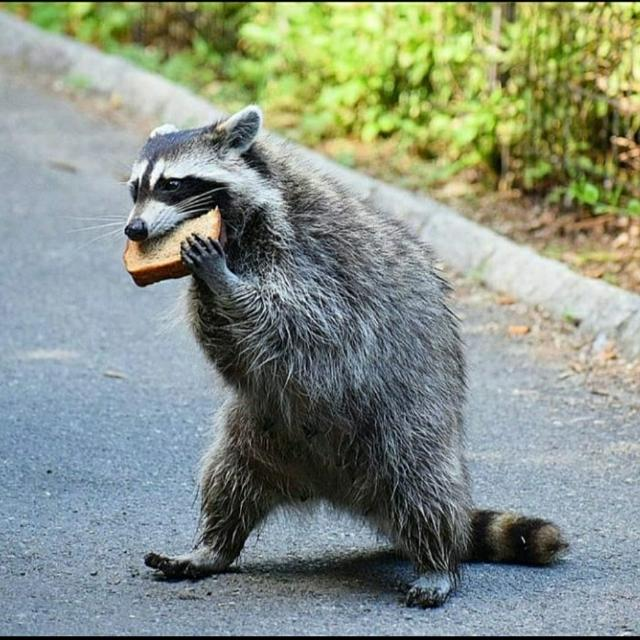
#> input picture racoon.jpg, 640 x 640 px
$ python fourier-2d.py
#> lines starting #> are read from the running program, lines starting #| are printed output that depends on the picture; after the words box and inside, x2 and y2 are one past the last pixel; in counts of white or black regions, pixels touching at a corner belong together
# -*- coding: utf-8 -*-
"""
Created on Thu Apr 22 22:55:31 2021

@author: luisf
"""

import numpy as np
import matplotlib.pyplot as plt
from PIL import Image

fig, axs = plt.subplots(2,2)
fig.tight_layout()

plt.sca(axs[0][0])

img = Image.open('racoon.jpg').convert('L')
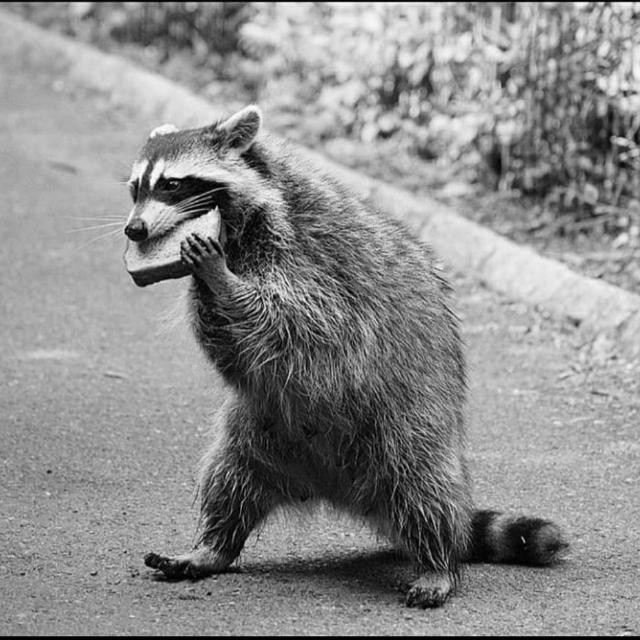
#> img: PIL image 640x640 L; min 0, max 255, mean 140.7
img = np.asarray(img.getdata()).reshape(img.size)
#> img: shape (640, 640) int64
print(img.shape)
#| (640, 640)
plt.imshow(img, cmap="gray")
plt.title('Imagem Original')


plt.sca(axs[0][1])
fft_image = np.fft.fft2(img)
fft_image = np.fft.fftshift(fft_image)
plt.imshow(np.abs(fft_image),interpolation='nearest')
plt.title('Imagem depois da FFT')

ncols, nrows = img.shape[0], img.shape[1]
#> ncols = 640; nrows = 640
sigmax, sigmay = 10, 10
cy, cx = nrows/2, ncols/2
#> cy = 320; cx = 320
x = np.linspace(0, nrows, nrows)
#> x = 640 values from 0 to 640
y = np.linspace(0, ncols, ncols)
#> y = 640 values from 0 to 640
X, Y = np.meshgrid(x, y)
#gmask = np.exp(-(((X-cx)/sigmax)**2 + ((Y-cy)/sigmay)**2))
# gmask = np.ones((ncols,nrows))
# gmask = np.ones((ncols, nrows))*(1.0/18.0)
gmask = np.zeros((ncols, nrows))
gmask[int((ncols-1)/2),:] = np.ones(nrows) / img.shape[0]
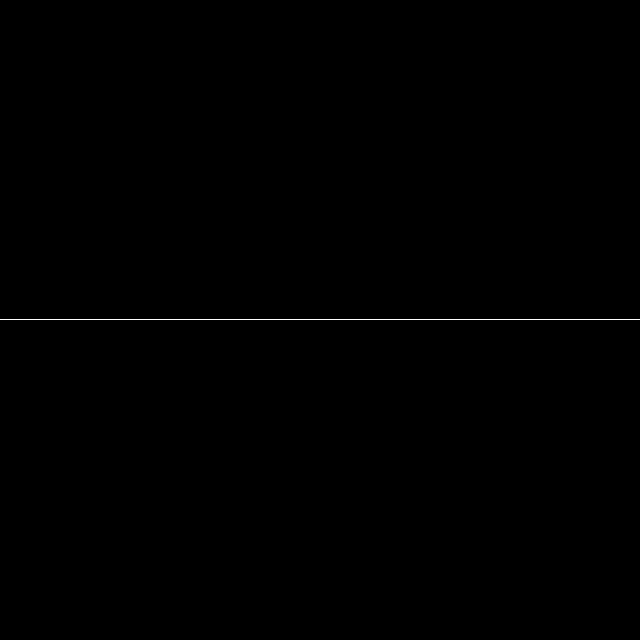
#> gmask: shape (640, 640) float64; values 0 (black) and 0.00156 (white), 0.16% white in thin lines or dots, all inside (x1, y1, x2, y2) = (0, 319, 640, 320)
print(gmask.shape)
#| (640, 640)

plt.sca(axs[1][1])
plt.title('Filtro Gaussiano')
fft_image_filter = fft_image * gmask
plt.imshow(np.abs(fft_image_filter))

plt.sca(axs[1][0])
plt.title('Imagem reconstruida')
img_return = np.fft.ifft2(fft_image_filter)
plt.imshow(np.abs(img_return), cmap="gray")
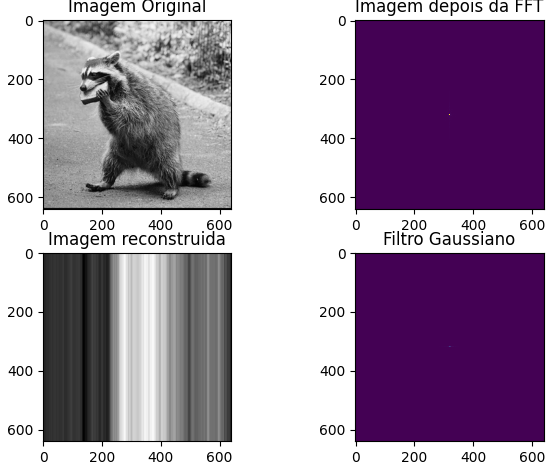
#> figure drawn by matplotlib, 4 panels
